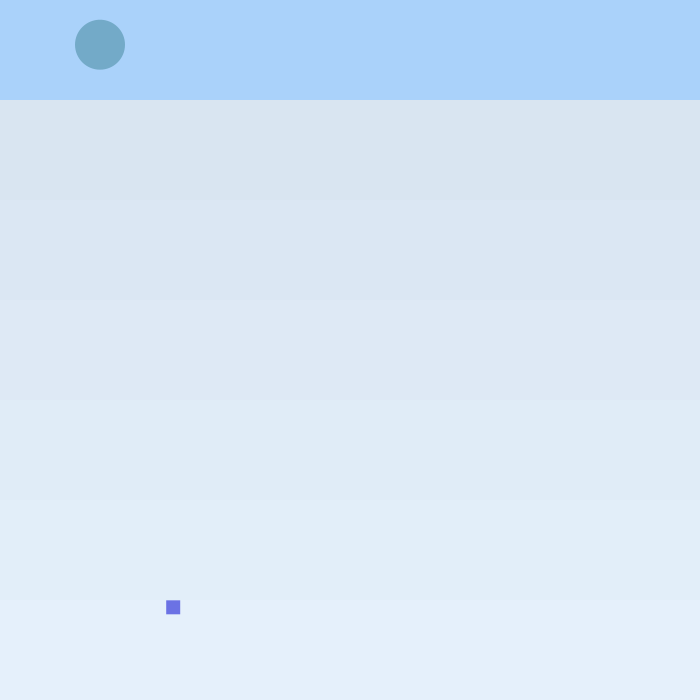
Frame 1 (no input)
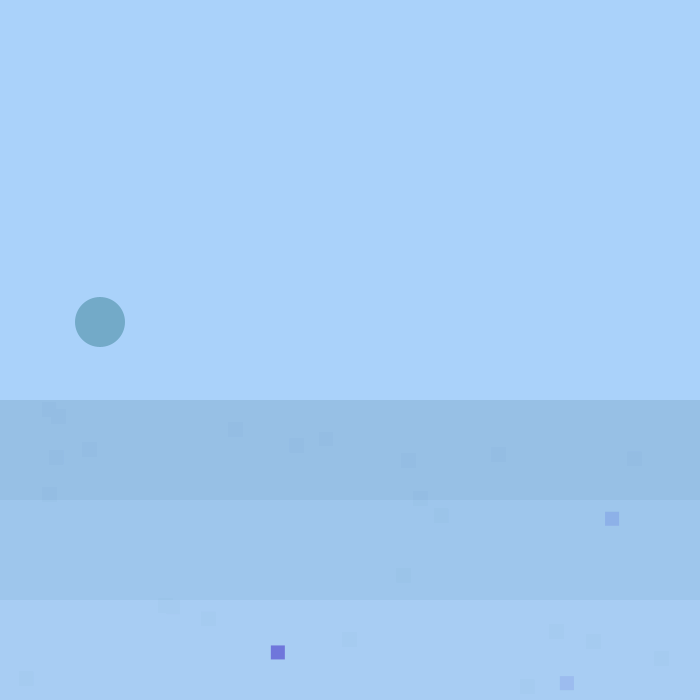
Frame 60 (the mouse pressed at the canvas centre just before this capture)
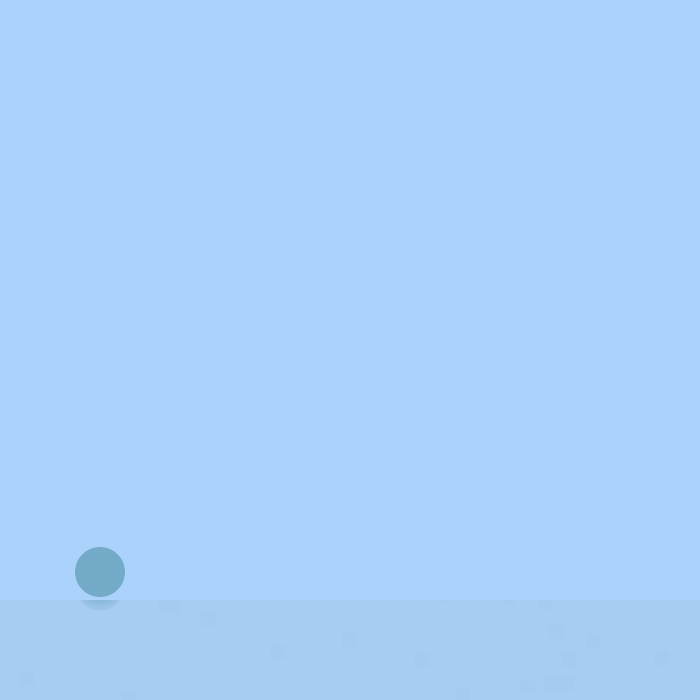
Frame 120 (the mouse held since frame 60 and released just before this capture)

The Processing sketch that drew these frames (run headless with seeded random() and noise(); from frame 60 on, the mouse is pressed at the canvas centre):

// Processing sketch: processing_41977
// ── processing_41977.pde

float ball = 40;
int speed = 4;

float gravity = 0.7;

float r;
float g;
float b;
float a;
float diam;
float x;
float y;

void setup() {  
  size(700, 700);
  background(255);
  smooth();
}

void draw() {

  // random square "snow" background--sourced from schiffmann
  r = random(70, 90);
  g = random(75, 85);
  b = random(200, 225);
  x = random(width);
  y = random(height);
  // values to draw rect
  noStroke();
  fill(r, g, b);
  rect(x, y, 14, 14);

  //gradient bkg

  // gradient bar1
  noStroke();
  fill(120, 160, 200, 75);
  rect(0, 0, 700, 100);

  // gradient bar2
  fill(127, 167, 207, 75);
  rect(0, 100, 700, 100);

  // gradient bar3
  fill(134, 174, 214, 75);
  rect(0, 200, 700, 100);

  // gradient bar4
  fill(143, 181, 221, 75);
  rect(0, 300, 700, 100);

  // gradient bar5
  fill(151, 189, 228, 75);
  rect(0, 400, 700, 100);

  // gradient bar6
  fill(158, 196, 235, 75);
  rect(0, 500, 700, 100);

  // gradient bar7
  fill(165, 204, 242, 75);
  rect(0, 600, 700, 100);


  // gradient bar1
  if (ball >= 1) {
    fill(170, 210, 250);
    rect(0, 0, 700, 100);
  }

  // gradient bar2
  if (ball >=100) {
    fill(170, 210, 250);
    rect(0, 100, 700, 100);
  }

  // gradient bar3
  if (ball >= 200) {
    fill(170, 210, 250);
    rect(0, 200, 700, 100);
  }
  // gradient bar3
  if (ball >= 300) {
    fill(170, 210, 250);
    rect(0, 300, 700, 100);
  }

  // gradient bar4
  if (ball >= 400) {
    fill(170, 210, 250);
    rect(0, 400, 700, 100);
  }

  // gradient bar5 
  if (ball >= 500) {
    fill(170, 210, 250);
    rect(0, 500, 700, 100);
  }


//ball
  noStroke();
  ball = ball + speed + gravity; //represents ball + value
  fill(115, 170, 200);//ball color
  ellipse(100, ball, 50, 50);


  //if the ball gets to the last gradient bar, stoppppp and go back
  if (ball >= 585) {//ball gets to last gradient bar
    //ball bounce
    speed = -4;
  }
}

void keyTyped() {
  ball=40; 
  speed=4;
}
